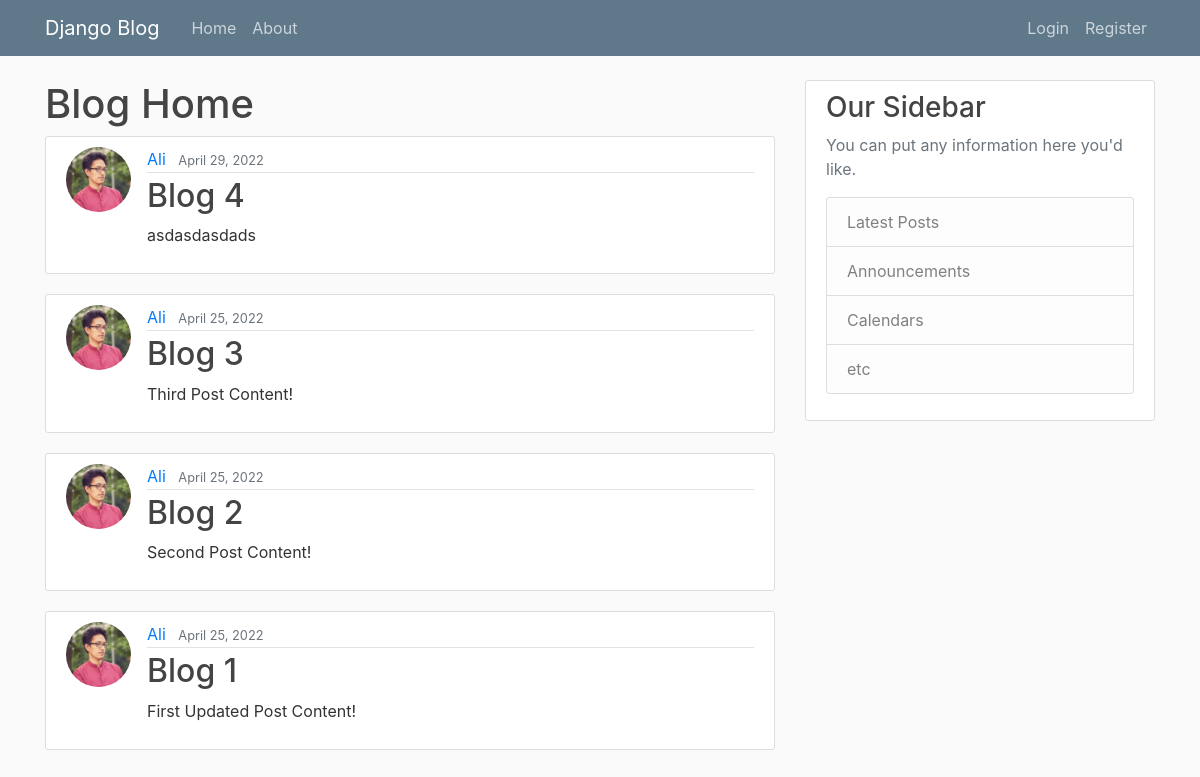
/, run on an earlier commit of the app's database.
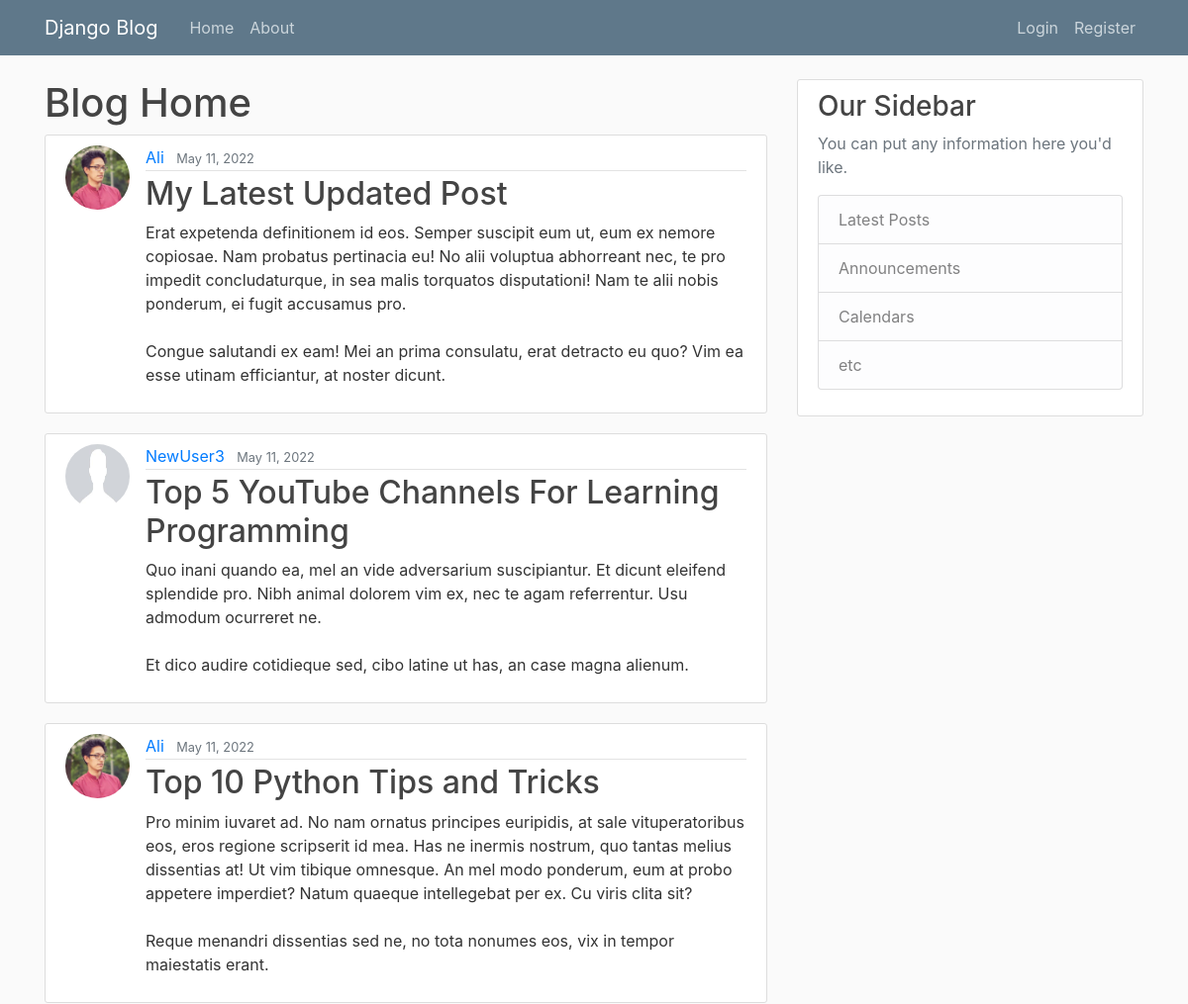
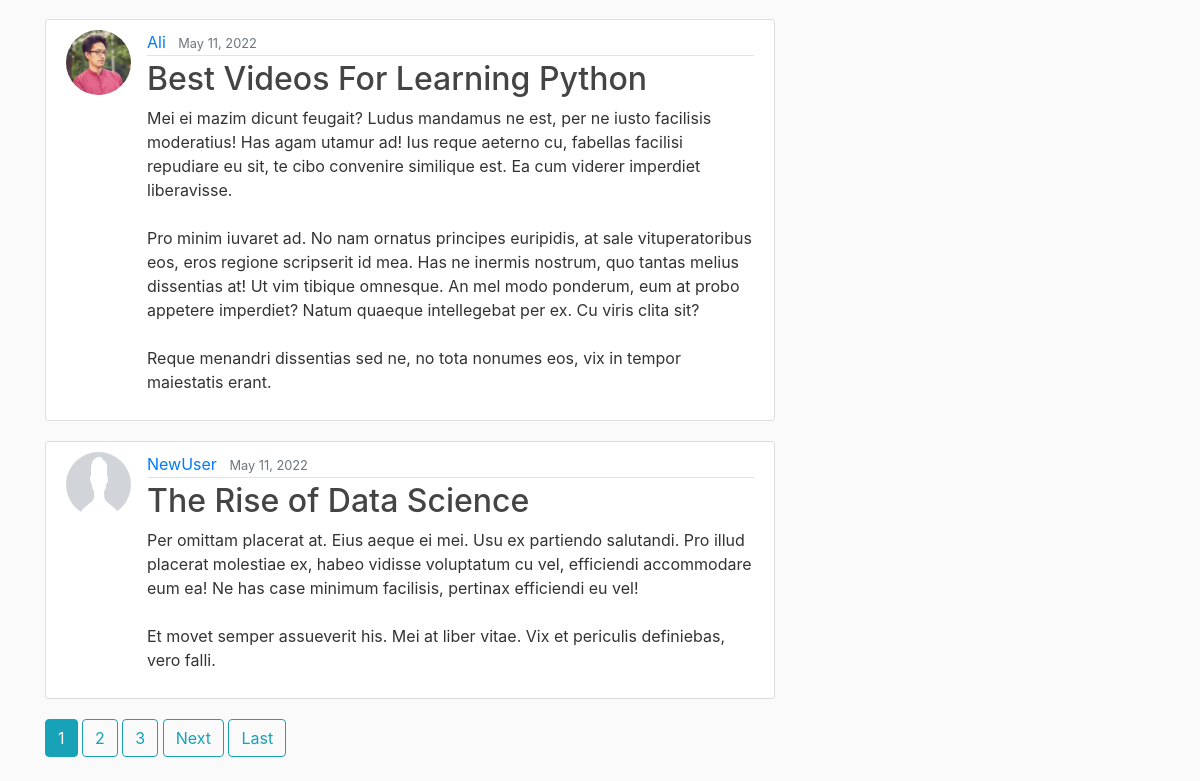
And on a later commit of the database (2 pictures, top to bottom).
### blog/models.py (models this page shows, shortened)
class Post(models.Model):
    title = models.CharField(max_length=100)
    content = models.TextField()
    date_posted = models.DateTimeField(default=timezone.now)
    author = models.ForeignKey(User, on_delete=models.CASCADE)

### users/models.py (models this page shows, shortened)
class Profile(models.Model):
    user = models.OneToOneField(User, on_delete=models.CASCADE)
    image = models.ImageField(default='default.jpg', upload_to='profile_pics')

### blog/views.py (the view)
# urls.py: path('', PostListView.as_view(), name='blog-home'),
class PostListView(ListView):
    model = Post
    template_name = 'blog/home.html'
    context_object_name = 'posts'
    ordering = ['-date_posted']
    paginate_by = 5

### blog/templates/blog/home.html (shortened to what this page needs)
{% extends "blog/base.html" %}
{% block content %}
    <h1>Blog Home</h1>
    {% for post in posts %}
        <article class="media content-section">
            <img class="rounded-circle article-img" src="{{ post.author.profile.image.url }}">
            <div class="media-body">
            <div class="article-metadata">
                <a class="mr-2" href="#">{{ post.author }}</a>
                <small class="text-muted">{{ post.date_posted|date:"F d, Y" }}</small>
            </div>
            <h2><a class="article-title" href="{% url 'post-detail' post.id %}">{{ post.title }}</a></h2>
            <p class="article-content">{{ post.content }}</p>
            </div>
        </article>
    {% endfor %}
    {% if is_paginated %}
        {% for num in page_obj.paginator.page_range %}
            {% if page_obj.number == num %}
                <a class="btn btn-info mb-4" href="?page={{ num }}">{{ num }}</a>
            {% elif num > page_obj.number|add:'-3' and num < page_obj.number|add:'3' %}
                <a class="btn btn-outline-info mb-4" href="?page={{ num }}">{{ num }}</a>
            {% endif %}
        {% endfor %}
        {% if page_obj.has_next %}
            <a class="btn btn-outline-info mb-4" href="?page={{ page_obj.next_page_number }}">Next</a>
            <a class="btn btn-outline-info mb-4" href="?page={{ page_obj.paginator.num_pages }}">Last</a>
        {% endif %}
    {% endif %}
{% endblock content %}

What changed in the data, as far as the page shows it:
no longer on this page (row unchanged): Post: author.profile.image (picture), author "Ali", date_posted "April 29, 2022", title "Blog 4", content "asdasdasdads"
no longer on this page (row unchanged): Post: author.profile.image (picture), author "Ali", date_posted "April 25, 2022", title "Blog 3", content "Third Post Content!"
no longer on this page (row unchanged): Post: author.profile.image (picture), author "Ali", date_posted "April 25, 2022", title "Blog 2", content "Second Post Content!"
no longer on this page (row unchanged): Post: author.profile.image (picture), author "Ali", date_posted "April 25, 2022", title "Blog 1", content "First Updated Post Content!"
added Post: author.profile.image (picture), author "Ali", date_posted "May 11, 2022", title "My Latest Updated Post", content "Erat expetenda definitionem id eos. Semper suscipit eum ut, eum ex nemore copiosae. Nam probatus pertinacia eu! No alii voluptua abhorreant nec, te pro impedit concludaturque, in sea malis torquatos disputationi! Nam te alii nobis ponderum, ei fugit accusamus pro. Congue salutandi ex eam! Mei an prima consulatu, erat detracto eu quo? Vim ea esse utinam efficiantur, at noster dicunt."
added Post: author.profile.image (placeholder picture), author "NewUser3", date_posted "May 11, 2022", title "Top 5 YouTube Channels For Learning Programming", content "Quo inani quando ea, mel an vide adversarium suscipiantur. Et dicunt eleifend splendide pro. Nibh animal dolorem vim ex, nec te agam referrentur. Usu admodum ocurreret ne. Et dico audire cotidieque sed, cibo latine ut has, an case magna alienum."
added Post: author.profile.image (picture), author "Ali", date_posted "May 11, 2022", title "Top 10 Python Tips and Tricks", content "Pro minim iuvaret ad. No nam ornatus principes euripidis, at sale vituperatoribus eos, eros regione scripserit id mea. Has ne inermis nostrum, quo tantas melius dissentias at! Ut vim tibique omnesque. An mel modo ponderum, eum at probo appetere imperdiet? Natum quaeque intellegebat per ex. Cu viris clita sit? Reque menandri dissentias sed ne, no tota nonumes eos, vix in tempor maiestatis erant."
added Post: author.profile.image (picture), author "Ali", date_posted "May 11, 2022", title "Best Videos For Learning Python", content "Mei ei mazim dicunt feugait? Ludus mandamus ne est, per ne iusto facilisis moderatius! Has agam utamur ad! Ius reque aeterno cu, fabellas facilisi repudiare eu sit, te cibo convenire similique est. Ea cum viderer imperdiet liberavisse. Pro minim iuvaret ad. No nam ornatus principes euripidis, at sale vituperatoribus eos, eros regione scripserit id mea. Has ne inermis nostrum, quo tantas melius dissentias at! Ut vim tibique omnesque. An mel modo ponderum, eum at probo appetere imperdiet? Natum quaeque intellegebat per ex. Cu viris clita sit? Reque menandri dissentias sed ne, no tota nonumes eos, vix in tempor maiestatis erant."
added Post: author.profile.image (placeholder picture), author "NewUser", date_posted "May 11, 2022", title "The Rise of Data Science", content "Per omittam placerat at. Eius aeque ei mei. Usu ex partiendo salutandi. Pro illud placerat molestiae ex, habeo vidisse voluptatum cu vel, efficiendi accommodare eum ea! Ne has case minimum facilisis, pertinax efficiendi eu vel! Et movet semper assueverit his. Mei at liber vitae. Vix et periculis definiebas, vero falli."
Also different on the page:
new list line: "1"
new list line: "2"
new list line: "3"
text now shown: "Next Last"
